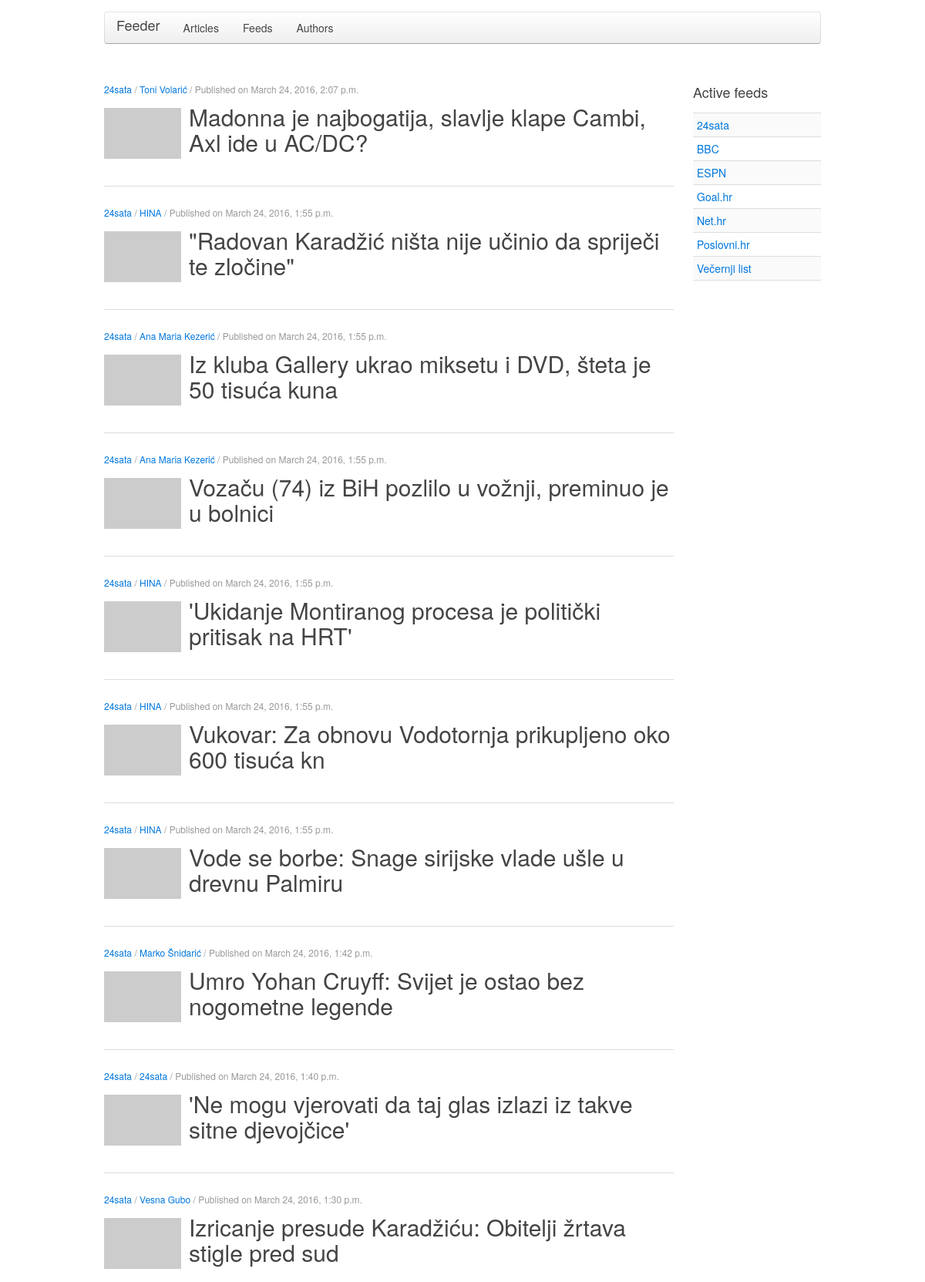
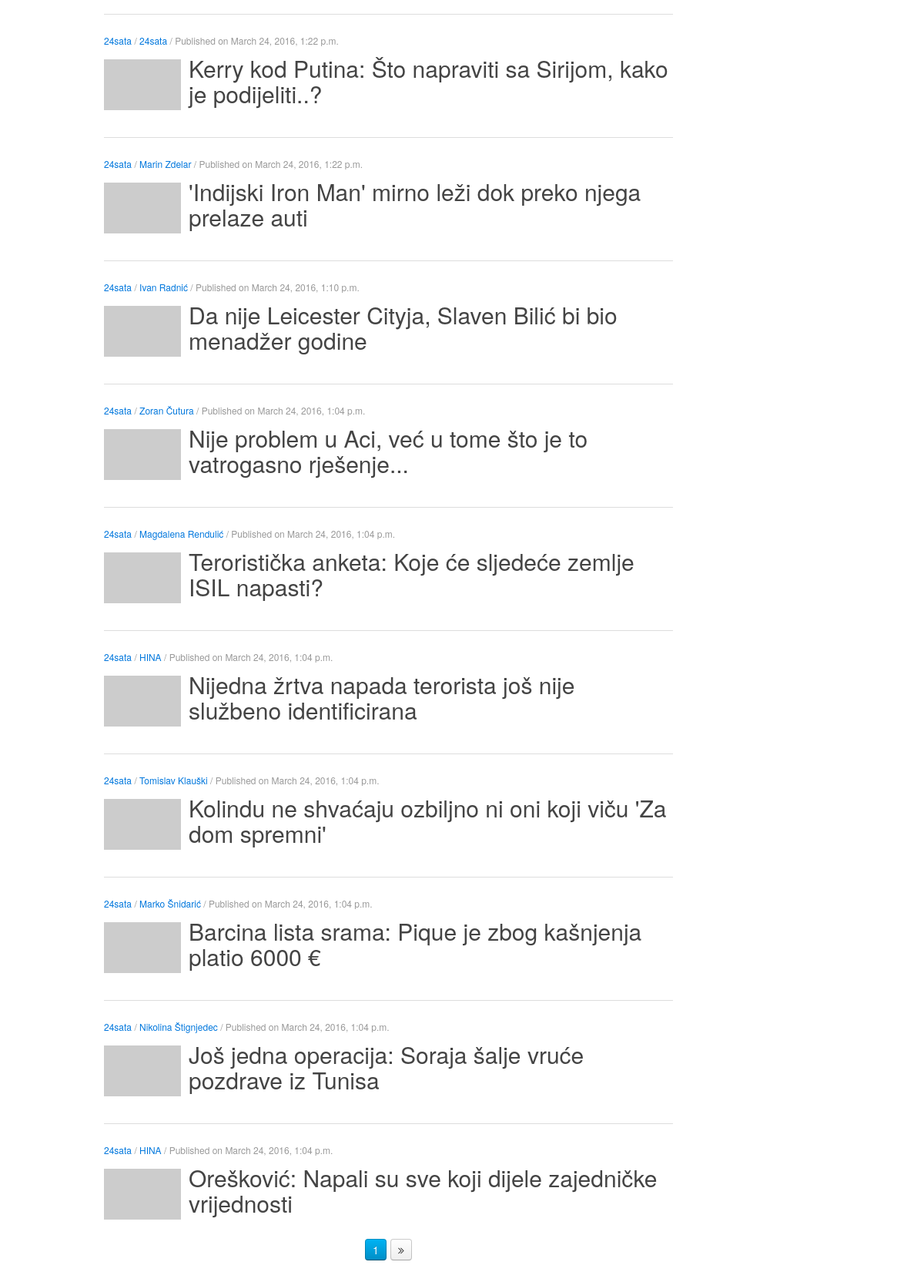
/feed/2/24-sata/, run on the app's committed database (2 pictures, top to bottom).
### feeds/models.py (models this page shows, shortened)
class Article(models.Model):
    feed = models.ForeignKey(Feed, on_delete=models.CASCADE)
    title = models.CharField(max_length=250)
    slug = models.SlugField(max_length=250)
    url = models.URLField(max_length=250, verbose_name="URL")
    published = models.DateTimeField()
    img_url = models.URLField(blank=True)
    author = models.ForeignKey(Author, on_delete=models.CASCADE)
    is_active = models.BooleanField(default=True)
    created = models.DateTimeField(auto_now_add=True)
    updated = models.DateTimeField(auto_now=True)
    objects = models.Manager()
    published_articles = ActiveEntry()
    class Meta:
        ordering = ['-published']
        unique_together = ('feed', 'url')

class Feed(models.Model):
    title = models.CharField(max_length=250)
    slug = models.SlugField(max_length=250)
    url = models.URLField(max_length=250, verbose_name="URL")
    is_active = models.BooleanField(default=True)
    created = models.DateTimeField(auto_now_add=True)
    updated = models.DateTimeField(auto_now=True)
    last_fetch = models.DateTimeField(null=True)
    objects = models.Manager()
    active_feeds = ActiveEntry()
    class Meta:
        ordering = ['title']
        unique_together = ('title', 'url')
    def __str__(self):
        return self.title

class Author(models.Model):
    name = models.CharField(max_length=100)
    slug = models.SlugField(max_length=100)
    created = models.DateTimeField(auto_now_add=True)
    updated = models.DateTimeField(auto_now=True)
    class Meta:
        ordering = ['name']
    def __str__(self):
        return self.name

### feeds/views.py (the view)
# urls.py: url(r'^feed/(?P<id>[0-9]+)/(?P<slug>[-\w]+)/$', views.FeedArticlesListView.as_view(), name='feed_article_list'),
class FeedArticlesListView(ListView):
    template_name = 'feeds/feed/article_list.html'
    paginate_by = 20
    def active_feeds(self):
        return Feed.active_feeds.all().order_by('title')
    def get_queryset(self):
        self.feed = get_object_or_404(Feed, id=self.kwargs['id'])
        return Article.published_articles.filter(feed=self.feed).order_by('-published')

### feeds/models.py (called while the page is built)
    def get_queryset(self):
        return super(ActiveEntry, self).get_queryset().filter(is_active=True)

### feeds/templates/feeds/feed/article_list.html (shortened to what this page needs)
{% extends "feeds/base.html" %}
{% block content %}
  <div class="article-wrapper uk-width-4-5">
    {% if object_list %}
      {% for article in object_list %}
        <article class="uk-article uk-panel">
          <p class="uk-article-meta">
            <a href="{% url 'feeds:feed_article_list' article.feed.id article.feed.slug %}">{{ article.feed }}</a> /
            {% if article.author.id %} <a href="{% url 'feeds:author_article_list' article.author.id article.author.slug %}">{{ article.author }}</a> / {% endif %}
            Published on {{ article.published }}
          </p>
          <div class="article-container">
            <div class="article-thumb">
            {% if article.img_url %}
              <img src="{{ article.img_url }}">
            {% else %}
              <img src="https://placehold.it/100x66">
            {% endif %}
            </div>
            <h1 class="uk-article-title"><a href="{{ article.url }}" target="_blank">{{ article.title }}</a></h1>
          </div>
        </article>
      {% endfor %}
      {% if is_paginated %}
        {% include "feeds/pagination.html" %}
      {% endif %}
    {% else %}
      <p>No articles found!</p>
    {% endif %}
  </div>
  <div class="uk-width-1-5">
    <h3>Active feeds</h3>
    {% include "feeds/feed/feeds_list_side.html" with feeds=view.active_feeds %}
  </div>
{% endblock %}

### feeds/templates/feeds/feed/feeds_list_side.html
{% if feeds %}
  <ul class="uk-list uk-list-striped">
  {% for feed in feeds %}
    <li><a href="{% url 'feeds:feed_article_list' feed.id feed.slug %}">{{ feed.title }}</a></li>
  {% endfor %}
  </ul>
{% else %}
  <p>No active feeds found!</p>
{% endif %}

### feeds/static/css/custom.css (style rules this page uses)
.article-wrapper .article-thumb { float: left; }
.article-wrapper .article-thumb img { max-width: 100px; height: auto; margin: 5px 10px 10px 0; }
.article-wrapper .uk-article-meta { margin: 0; }
.article-wrapper h1.uk-article-title { margin: 10px 0; font-size: 30px; line-height: 1.1; }

### data on the page
Article: feed "24sata", author "Toni Volarić", published "March 24, 2016, 2:07 p.m.", title "Madonna je najbogatija, slavlje klape Cambi, Axl ide u AC/DC?"
Article: feed "24sata", author "HINA", published "March 24, 2016, 1:55 p.m.", title "\"Radovan Karadžić ništa nije učinio da spriječi te zločine\""
Article: feed "24sata", author "Ana Maria Kezerić", published "March 24, 2016, 1:55 p.m.", title "Iz kluba Gallery ukrao miksetu i DVD, šteta je 50 tisuća kuna"
Article: feed "24sata", author "Ana Maria Kezerić", published "March 24, 2016, 1:55 p.m.", title "Vozaču (74) iz BiH pozlilo u vožnji, preminuo je u bolnici"
Article: feed "24sata", author "HINA", published "March 24, 2016, 1:55 p.m.", title "'Ukidanje Montiranog procesa je politički pritisak na HRT'"
Article: feed "24sata", author "HINA", published "March 24, 2016, 1:55 p.m.", title "Vukovar: Za obnovu Vodotornja prikupljeno oko 600 tisuća kn"
Article: feed "24sata", author "HINA", published "March 24, 2016, 1:55 p.m.", title "Vode se borbe: Snage sirijske vlade ušle u drevnu Palmiru"
Article: feed "24sata", author "Marko Šnidarić", published "March 24, 2016, 1:42 p.m.", title "Umro Yohan Cruyff: Svijet je ostao bez nogometne legende"
Article: feed "24sata", author "24sata", published "March 24, 2016, 1:40 p.m.", title "'Ne mogu vjerovati da taj glas izlazi iz takve sitne djevojčice'"
Article: feed "24sata", author "Vesna Gubo", published "March 24, 2016, 1:30 p.m.", title "Izricanje presude Karadžiću: Obitelji žrtava stigle pred sud"
Article: feed "24sata", author "24sata", published "March 24, 2016, 1:22 p.m.", title "Kerry kod Putina: Što napraviti sa Sirijom, kako je podijeliti..?"
Article: feed "24sata", author "Marin Zdelar", published "March 24, 2016, 1:22 p.m.", title "'Indijski Iron Man' mirno leži dok preko njega prelaze auti"
Article: feed "24sata", author "Ivan Radnić", published "March 24, 2016, 1:10 p.m.", title "Da nije Leicester Cityja, Slaven Bilić bi bio menadžer godine"
Article: feed "24sata", author "Zoran Čutura", published "March 24, 2016, 1:04 p.m.", title "Nije problem u Aci, već u tome što je to vatrogasno rješenje..."
Article: feed "24sata", author "Magdalena Rendulić", published "March 24, 2016, 1:04 p.m.", title "Teroristička anketa: Koje će sljedeće zemlje ISIL napasti?"
Article: feed "24sata", author "HINA", published "March 24, 2016, 1:04 p.m.", title "Nijedna žrtva napada terorista još nije službeno identificirana"
Article: feed "24sata", author "Tomislav Klauški", published "March 24, 2016, 1:04 p.m.", title "Kolindu ne shvaćaju ozbiljno ni oni koji viču 'Za dom spremni'"
Article: feed "24sata", author "Marko Šnidarić", published "March 24, 2016, 1:04 p.m.", title "Barcina lista srama: Pique je zbog kašnjenja platio 6000 €"
Article: feed "24sata", author "Nikolina Štignjedec", published "March 24, 2016, 1:04 p.m.", title "Još jedna operacija: Soraja šalje vruće pozdrave iz Tunisa"
Article: feed "24sata", author "HINA", published "March 24, 2016, 1:04 p.m.", title "Orešković: Napali su sve koji dijele zajedničke vrijednosti"
Feed: title "24sata"
Feed: title "BBC"
Feed: title "ESPN"
Feed: title "Goal.hr"
Feed: title "Net.hr"
Feed: title "Poslovni.hr"
Feed: title "Večernji list"

### other printed values
{{ page_obj.number }} "1"
